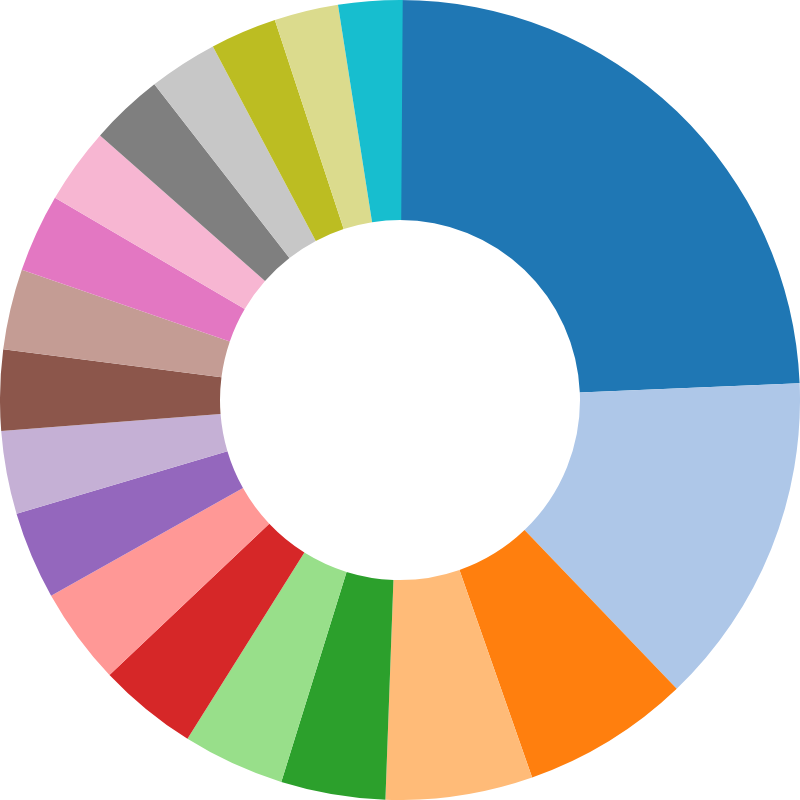

Describe this chart as a Vega-Lite specification.
### Vega specification from a JSON file in a GitHub repository (floating-point values rounded to 4 significant figures)
{"$schema": "https://vega.github.io/schema/vega/v5.json", "width": 400, "height": 400, "autosize": "none", "signals": [{"name": "startAngle", "value": 0, "bind": {"input": "range", "min": 0, "max": 6.29, "step": 0.01}}, {"name": "endAngle", "value": 6.29, "bind": {"input": "range", "min": 0, "max": 6.29, "step": 0.01}}, {"name": "padAngle", "value": 0, "bind": {"input": "range", "min": 0, "max": 0.1}}, {"name": "innerRadius", "value": 90, "bind": {"input": "range", "min": 0, "max": 120, "step": 1}}, {"name": "cornerRadius", "value": 0, "bind": {"input": "range", "min": 0, "max": 10, "step": 0.5}}, {"name": "sort", "value": false, "bind": {"input": "checkbox"}}], "data": [{"name": "table", "values": [{"Operator": "Aeroflot", "Value": 254}, {"Operator": "Military - U.S. Air Force", "Value": 141}, {"Operator": "Air France", "Value": 71}, {"Operator": "Deutsche Lufthansa", "Value": 62}, {"Operator": "United Air Lines", "Value": 44}, {"Operator": "Military - U.S. Army Air Forces", "Value": 43}, {"Operator": "China National Aviation Corporation", "Value": 42}, {"Operator": "Pan American World Airways", "Value": 41}, {"Operator": "American Airlines", "Value": 37}, {"Operator": "US Aerial Mail Service", "Value": 35}, {"Operator": "Indian Airlines", "Value": 34}, {"Operator": "KLM Royal Dutch Airlines", "Value": 34}, {"Operator": "Philippine Air Lines", "Value": 33}, {"Operator": "Military - Royal Air Force", "Value": 32}, {"Operator": "Private", "Value": 31}, {"Operator": "British Overseas Airways", "Value": 29}, {"Operator": "Military - U.S. Navy", "Value": 28}, {"Operator": "Avianca", "Value": 27}, {"Operator": "Military - U.S. Army", "Value": 27}], "transform": [{"type": "pie", "field": "Value", "startAngle": {"signal": "startAngle"}, "endAngle": {"signal": "endAngle"}, "sort": {"signal": "sort"}}]}], "scales": [{"name": "color", "type": "ordinal", "domain": {"data": "table", "field": "Operator"}, "range": {"scheme": "category20"}}], "marks": [{"type": "arc", "from": {"data": "table"}, "encode": {"enter": {"fill": {"scale": "color", "field": "Operator"}, "x": {"signal": "width / 2"}, "y": {"signal": "height / 2"}, "tooltip": {"signal": "{'Operator': datum.Operator, 'Count': datum.Value}"}}, "update": {"startAngle": {"field": "startAngle"}, "endAngle": {"field": "endAngle"}, "padAngle": {"signal": "padAngle"}, "innerRadius": {"signal": "innerRadius"}, "outerRadius": {"signal": "width / 2"}, "cornerRadius": {"signal": "cornerRadius"}}}}], "encoding": {"theta": {"field": "Value", "type": "quantitative"}, "color": {"field": "Operator", "type": "nominal"}}}
